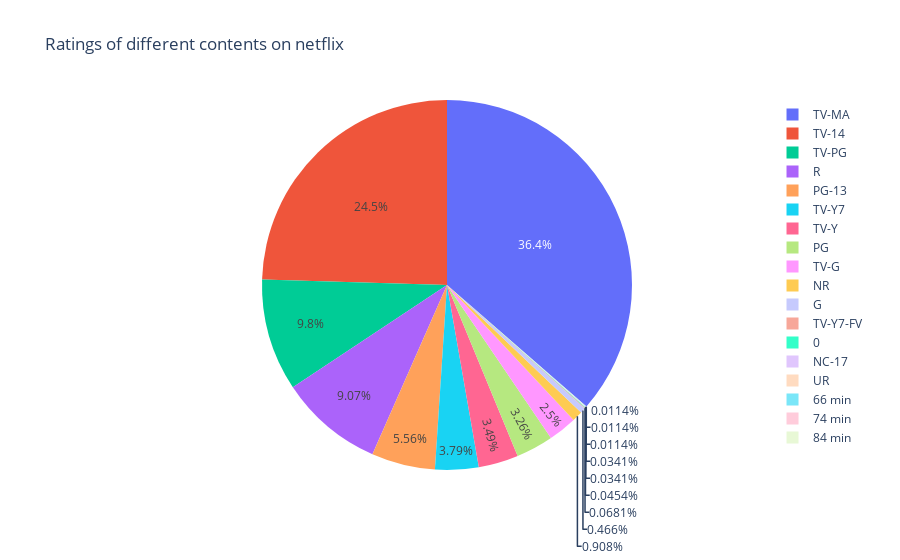

The notebook cell saved with this chart:
### Code cell
# I will try to see proportion of Ratings accross content in our data set
p=my_df.groupby(['rating']).size().reset_index(name='counts')
piechart=px.pie(p,values='counts',names='rating',title='Ratings of different contents on netflix')
piechart.show()

### Figure 1 — Plotly figure (JSON) as saved in the notebook; plotly's stock layout.template omitted (floating-point values rounded to 4 significant figures)
{"data": [{"domain": {"x": [0, 1], "y": [0, 1]}, "hovertemplate": "rating=%{label}<br>counts=%{value}<extra></extra>", "labels": ["", "66 min", "74 min", "84 min", "G", "NC-17", "NR", "PG", "PG-13", "R", "TV-14", "TV-G", "TV-MA", "TV-PG", "TV-Y", "TV-Y7", "TV-Y7-FV", "UR"], "legendgroup": "", "name": "", "showlegend": true, "type": "pie", "values": [4, 1, 1, 1, 41, 3, 80, 287, 490, 799, 2160, 220, 3207, 863, 307, 334, 6, 3]}], "layout": {"legend": {"tracegroupgap": 0}, "title": {"text": "Ratings of different contents on netflix"}}}
